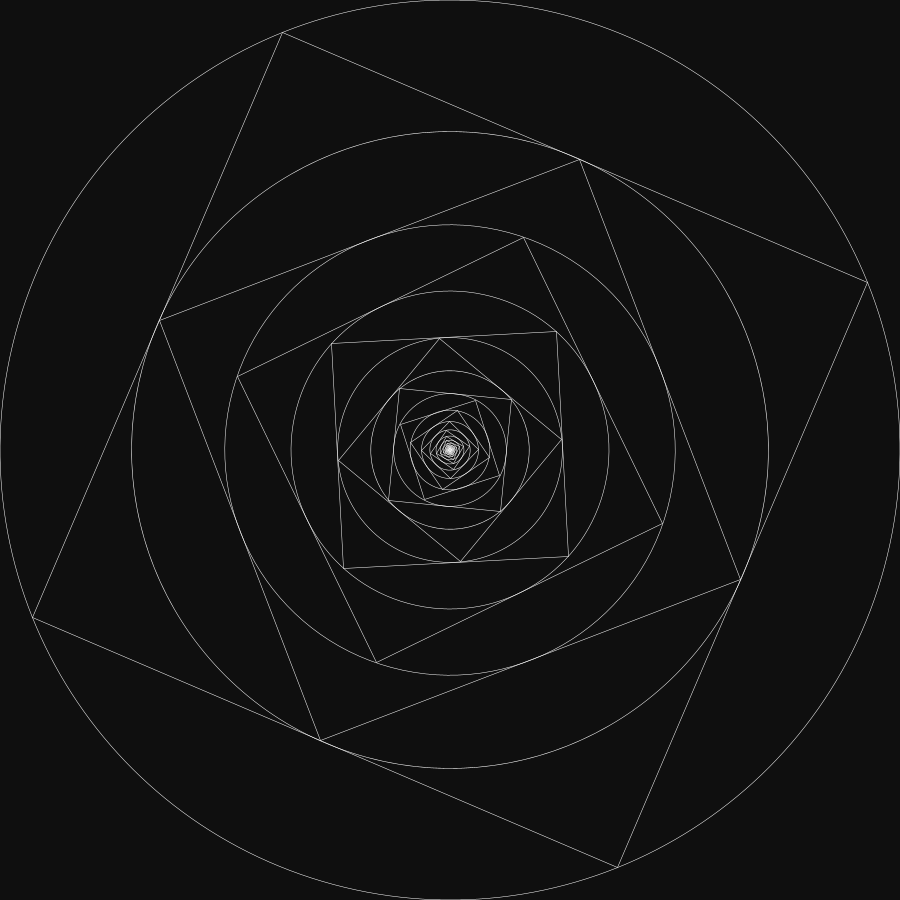
Frame 1 (no input)
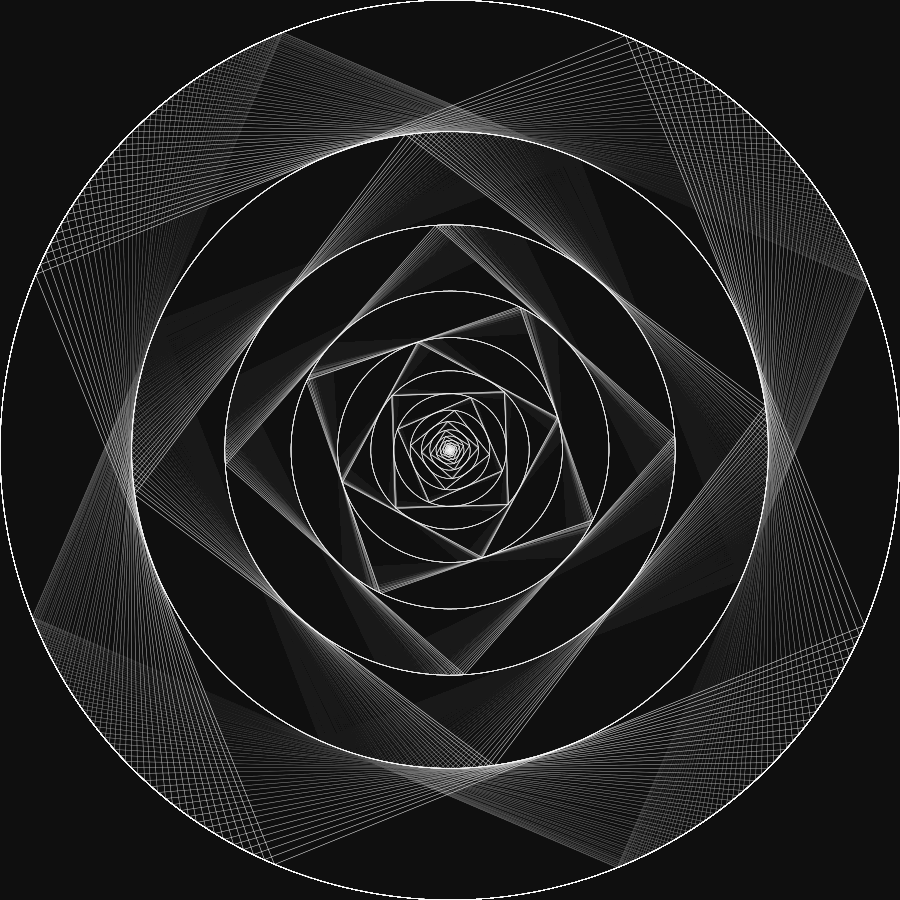
Frame 60 (the mouse pressed at the canvas centre just before this capture)
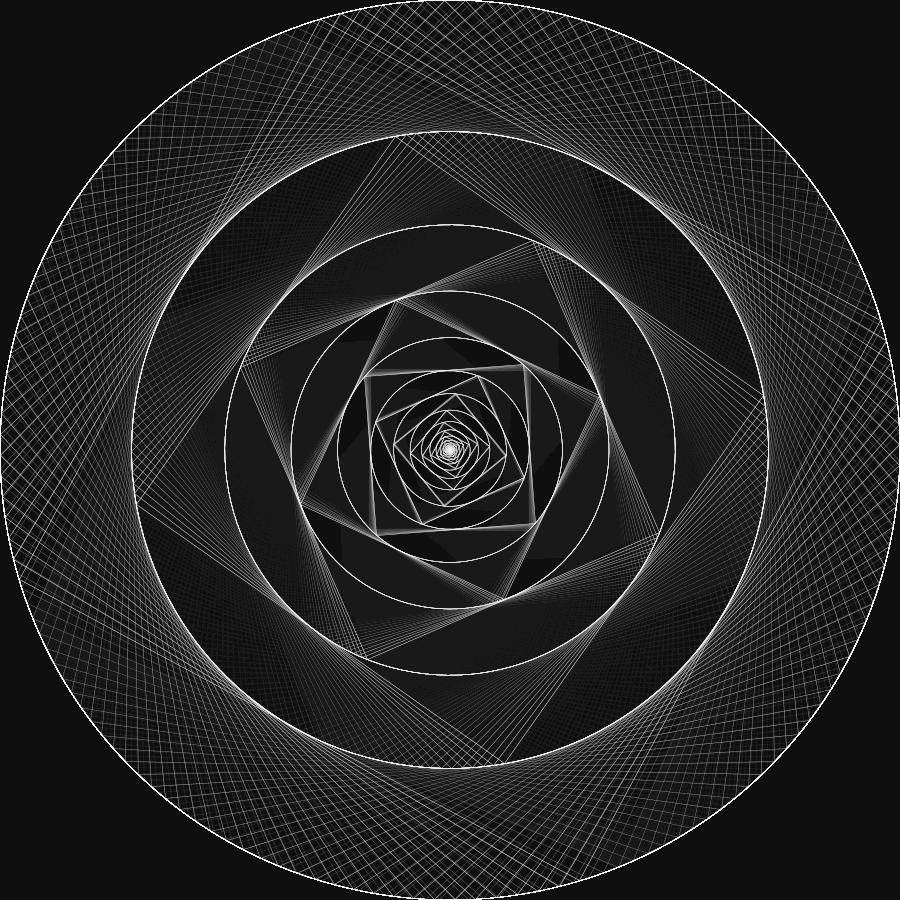
Frame 120 (the mouse held since frame 60 and released just before this capture)

The Processing sketch that drew these frames (run headless with seeded random() and noise(); from frame 60 on, the mouse is pressed at the canvas centre):

// Processing sketch: Z_setting
// ── Z_setting.pde
/* Recursividad
*/
float centerX, centerY, radius, squareSize, counter, angle, rotation, index;

void setup() {
  size(900, 900);
  //fullScreen();
  background(15);
  centerX = width/2;
  centerY = height/2;
  radius = centerX;
  angle = PI/12;
  rotation = counter * angle;
  index = 0;
  // Si todos los círculos tendrán el mismo relleno y stroke los definimos en setup por cuestiones de performance
  noFill();
  //fill(255,30);
  strokeWeight(.5);
  stroke(255);
  rectMode(CENTER);
  //noLoop();
}

void draw() {
  fill(0, 5);
  translate(centerX, centerY);
  rotate(angle);
  drawCircleSquare(0, 0, width);
}

// Función recursiva
void drawCircleSquare(float x, float y, float radius) {
  drawCircle(x,y,radius);
  getSquareSize(radius);
  rotation = cos(counter) * TWO_PI*2;
  drawSquare(x, y, squareSize, rotation);
  
  
  
  if(radius > 2) {
    drawCircleSquare(x, y, squareSize);
  }
}


void drawCircle(float x, float y, float radius) {
  pushMatrix();
  ellipse(x, y, radius, radius);
  popMatrix();
}

void getSquareSize(float radius) {
  squareSize = sqrt(sq(radius) / 2);
}

void drawSquare(float x, float y, float size, float angle) {
  index ++;
  pushMatrix();
  translate(x, y);
  rotate(size/1000 * angle);
  rect(0, 0, size, size);
  popMatrix();
  counter += 0.0004;
}
